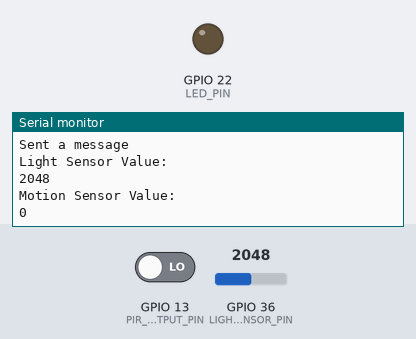
The sketch below on a simulated ESP32. Shown: output pins drawn as LEDs (lit = HIGH), the last lines printed to the serial monitor. The inputs (shaded band) are chosen by the test bench; at power-on: GPIO 36 (LIGHT_SENSOR_PIN) = 2048, GPIO 13 (PIR_SENSOR_OUTPUT_PIN) LOW. WiFi joins after 1.5 s; servers stay silent unless stated; no MQTT or app messages arrive unless stated.

Above: at 10.9 s.
11.0 s: GPIO 36 (LIGHT_SENSOR_PIN) set to 551
At 14.7 s:
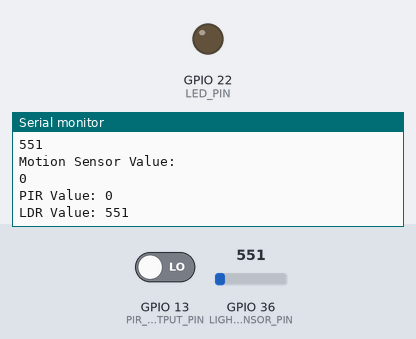
15.0 s: GPIO 36 (LIGHT_SENSOR_PIN) set to 461
At 18.2 s:
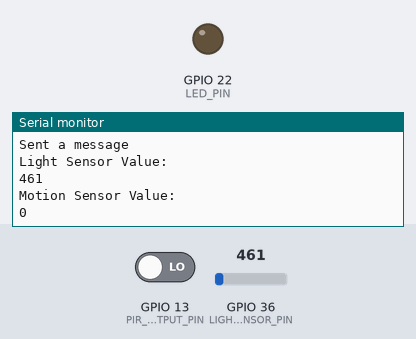
Timing chart, 0 to 19.7 s (numbered marks = the images above; inputs shaded):
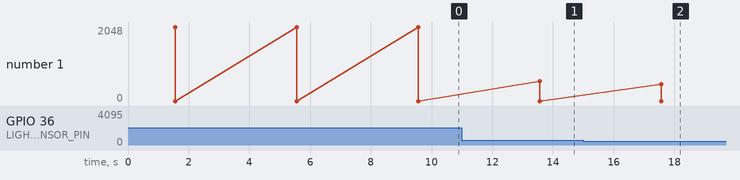

Measured:
- the behaviour switches between 500 and 499 on GPIO 36 (LIGHT_SENSOR_PIN) (found by bisection; images 1 and 2)
- after the input at 11.0 s, the serial monitor: prints a new line after 2.6 s (image 1)
- after the input at 15.0 s, the serial monitor: prints a new line after 2.6 s (image 2)

The sketch:

ESP32.ino
```cpp
#include "secrets.h"
#include <WiFiClientSecure.h>
#include <MQTTClient.h>
#include <ArduinoJson.h>
#include "WiFi.h"

// constants
const int PIR_SENSOR_OUTPUT_PIN = 13;  // PIR sensor O/P pin
const int LIGHT_SENSOR_PIN = 36;       // LDR sensor pin
const int LED_PIN = 22;                // LED pin
const int ANALOG_THRESHOLD = 500;      // LDR threshold value
const int DAYLIGHT_THRESHOLD = 600;    // Adjust as needed for daylight detection
const int LIGHT_ON_DURATION = 30000;   // 30 seconds in milliseconds
const int CHECK_INTERVAL = 10000;      // 10 seconds in milliseconds
const int CONTACT_IT_SUPPORT_INTERVAL = 60000;  // 60 seconds in milliseconds

enum LightStatus { LIGHT_OFF, LIGHT_ON };

LightStatus lightStatus = LIGHT_OFF;
unsigned long lightTurnedOnTime = 0;
unsigned long lastCheckTime = 0;
unsigned long lastContactSupportTime = 0;

// MQTT topics for the device
#define AWS_IOT_PUBLISH_TOPIC   "esp32/pub"
#define AWS_IOT_SUBSCRIBE_TOPIC "esp32/sub"

WiFiClientSecure wifi_client = WiFiClientSecure();
MQTTClient mqtt_client = MQTTClient(256); //256 Max size packets published/ received

uint32_t t1;

void connectAWS()
{
  //Begin WiFi in station mode
  WiFi.mode(WIFI_STA);
  WiFi.begin(WIFI_SSID, WIFI_PASSWORD);

  Serial.println("Connecting to Wi-Fi");

  //Wait for WiFi connection
  while (WiFi.status() != WL_CONNECTED){
    delay(500);
    Serial.print(".");
  }
  Serial.println();

  // Configure wifi_client with the correct certificates and keys
  wifi_client.setCACert(AWS_CERT_CA);
  wifi_client.setCertificate(AWS_CERT_CRT);
  wifi_client.setPrivateKey(AWS_CERT_PRIVATE);

  //Connect to AWS IOT Broker 8883 (port MQTT)
  mqtt_client.begin(AWS_IOT_ENDPOINT, 8883, wifi_client);

  //Set action to be taken on incoming messages
  mqtt_client.onMessage(incomingMessageHandler);

  Serial.print("Connecting to AWS IOT");

  //Wait for connection to AWS IoT
  while (!mqtt_client.connect(THINGNAME)) {
    Serial.print(".");
    delay(100);
  }
  Serial.println();

  if(!mqtt_client.connected()){
    Serial.println("AWS IoT Timeout!");
    return;
  }

  //Subscribe to a topic
  mqtt_client.subscribe(AWS_IOT_SUBSCRIBE_TOPIC);

  Serial.println("AWS IoT Connected!");
}

void publishMessage()
{
  // Check inputs on digital pins
  int analogValueLDR = analogRead(LIGHT_SENSOR_PIN);
  int analogValuePIR = digitalRead(PIR_SENSOR_OUTPUT_PIN);

  //Create a JSON document of size 200 bytes to populate
  StaticJsonDocument<200> doc;
  doc["elapsed_time"] = millis() - t1;
  doc["lightLDR: "] = analogValueLDR;
   doc["MotionPIR: "] = analogValuePIR;
  doc["deviceName: "] = THINGNAME;
  doc["deviceTime: "] = millis();
  char jsonBuffer[512];
  serializeJson(doc, jsonBuffer); // print to mqtt_client

  // Publish to the topic
  mqtt_client.publish(AWS_IOT_PUBLISH_TOPIC, jsonBuffer);

  // Print to Serial
  Serial.println("Sent a message");
  Serial.println("Light Sensor Value: ");
  Serial.println(analogValueLDR);
  Serial.println("Motion Sensor Value: ");
  Serial.println(analogValuePIR);
}

void incomingMessageHandler(String &topic, String &payload) {
  Serial.println("Message received!");
  Serial.println("Topic: " + topic);
  Serial.println("Payload: " + payload);
}

// Handle lights and motion
void handleLightControl() {
  unsigned long currentTime = millis();
  int pirSensorOutput = digitalRead(PIR_SENSOR_OUTPUT_PIN);
  int analogValue = analogRead(LIGHT_SENSOR_PIN);

  if (currentTime - lastCheckTime >= CHECK_INTERVAL) {
    lastCheckTime = currentTime;

    if ((pirSensorOutput == HIGH || analogValue < ANALOG_THRESHOLD) && lightStatus == LIGHT_OFF) {
      // Valid sensor readings
      Serial.print("Turning on the light\n\n");
      lightStatus = LIGHT_ON;
      digitalWrite(LED_PIN, HIGH); // Turn on the LED
      lightTurnedOnTime = millis(); // Record the time when the light turned on
    } else {
      // No motion and sufficient light
      if (lightStatus == LIGHT_ON) {
        if (millis() - lightTurnedOnTime >= LIGHT_ON_DURATION) {
          Serial.print("Turning off the light\n\n");
          lightStatus = LIGHT_OFF;
          digitalWrite(LED_PIN, LOW); // Turn off the LED
        }
      }
    }
    // Print sensor values for debugging
    Serial.print("PIR Value: ");
    Serial.println(pirSensorOutput);
    Serial.print("LDR Value: ");
    Serial.println(analogValue);
  }
}

void setup() {
  Serial.begin(115200);
  t1 = millis();
  connectAWS();

  // Initialise Pins
  pinMode(PIR_SENSOR_OUTPUT_PIN, INPUT);
  pinMode(LED_PIN, OUTPUT);

  // Let ESP32 warm up
  Serial.println("Ready!");
}

void loop() {
  publishMessage();
  mqtt_client.loop();
  handleLightControl();
  delay(4000);
}
```
